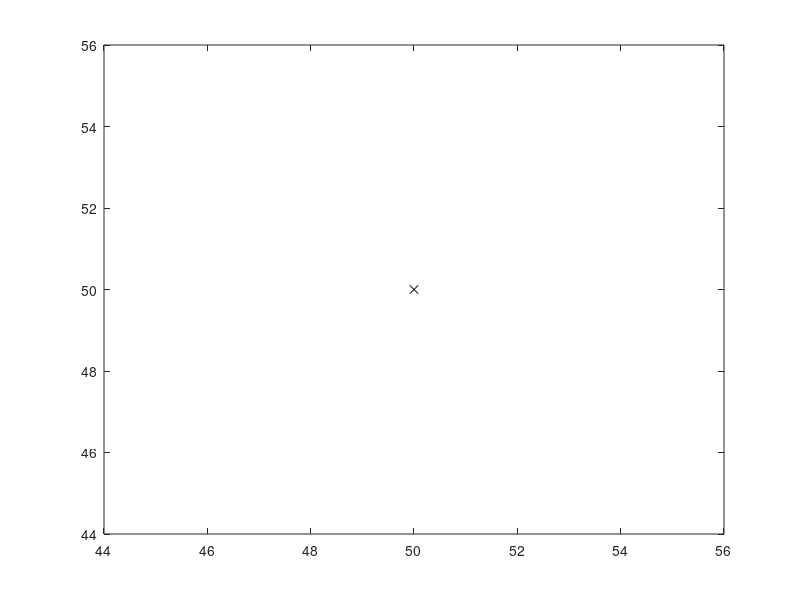

MATLAB code to generate this figure: (Note: this script raises an error after producing the figure.)
clc;
clear all;
close all;
tic

x_t = 100;  % considered length of x-axis
y_t = 100;  % considered length of y-axis
x_bs = 0.5*x_t; % x coordinate of base station
y_bs = 0.5*y_t; % y coordinate of base station
n_n = 40;  % number of nodes
n_i = round(n_n/4);    % node intervals to form 4 clusters in 4 quadrants
n_g = 20;   % number of generations
r = randperm(10,1);
r_ch = [r,r+10,r+20,r+30];
operating_nodes = n_n;
dead_nodes = 0;
temp_val = 0;
transmissions = 0;
flag1stdead = 0;
rnd = 1;  % Round of Operation

%%% Energy Values %%%
Eo = 2; % Initial Energy of a Node (in Joules)
% Energy required to run circuity (both for transmitter and receiver)
Eelec = 50*10^(-9); % units in Joules/bit
ETx = 50*10^(-9); % units in Joules/bit
ERx = 50*10^(-9); % units in Joules/bit
% Transmit Amplifier Types %
Eamp = 100*10^(-12); % units in Joules/bit/m^2 (amount of energy spent by the amplifier to transmit the bits)
% Data Aggregation Energy %
EDA = 5*10^(-9); % units in Joules/bit
% Size of data package %
k_bit = 4000; % units in bits
% random WSN creation

figure(1)
N(n_n+1).xp = x_bs;
N(n_n+1).yp = y_bs;
plot(N(n_n+1).xp,N(n_n+1).yp,'kx')
hold on
axis([0 100 0 100])

for i = 1:n_n
    
    N(i).cond = 1; % node is in operational if its value is 1 and non operational if its value is 0
    N(i).E = Eo; % alloting initial enery to nodes
    
    if (0<i) && (i<=n_i)
        N(i).xp = rand(1,1)*x_bs;    % sensor node x coordinate position
        N(i).yp = rand(1,1)*y_bs;    % sensor node y coordinate position
        N(i).type = 'SN';    % type of node
        if i == r_ch(1)
            N(i).type = 'CH';    % type of node
        end
    end
    
    if (n_i<i) && (i<=(2*n_i))
        N(i).xp = x_bs + rand(1,1)*x_bs;    % sensor node x coordinate position
        N(i).yp = rand(1,1)*y_bs;    % sensor node y coordinate position
        N(i).type = 'SN';    % type of node
        if i == r_ch(2)
            N(i).type = 'CH';    % type of node
        end
    end
    
    if ((2*n_i)<i) && (i<=(3*n_i))
        N(i).xp = rand(1,1)*x_bs;    % sensor node x coordinate position
        N(i).yp = y_bs + rand(1,1)*y_bs;    % sensor node y coordinate position
        N(i).type = 'SN';    % type of node
        if i == r_ch(3)
            N(i).type = 'CH';    % type of node
        end
    end
    
    if ((3*n_i)<i) && (i<=n_n)
        N(i).xp = x_bs + rand(1,1)*x_bs;    % sensor node x coordinate position
        N(i).yp = y_bs + rand(1,1)*y_bs;    % sensor node y coordinate position
        N(i).type = 'SN';    % type of node
        if i == r_ch(4)
            N(i).type = 'CH';    % type of node
        end
    end
    
    if N(i).type == 'CH'
        plot(N(i).xp,N(i).yp,'r*')
        hold on
    else
        plot(N(i).xp,N(i).yp,'bo')
        hold on
    end
    
    % encoding
    N(i).e = dec2bin(randperm(8,1)-1,3);    % node energy parameter
    N(i).d = dec2bin(randperm(8,1)-1,3);    % node distance parameter
    N(i).n = dec2bin(randperm(8,1)-1,3);    % node no. of neighbours parameter
    
    % chromosomes creation for initial population
    N(i).chr = strcat(N(i).e,N(i).d,N(i).n);
    
end
hold off

% total distance between all the sensors to the base station
dsbs = zeros(1,40);
for i = 1:n_n
    dsbs(i) = sqrt(((N(n_n+1).xp-N(i).xp)^2)+((N(n_n+1).yp-N(i).yp)^2));    % distance between sensor to the base station
end
tdsbs = sum(dsbs);


% generations process
while operating_nodes > 0
    
    energy = 0;
    dsch = zeros(1,40);
    
    figure(1)
    N(n_n+1).xp = x_bs;
    N(n_n+1).yp = y_bs;
    plot(N(n_n+1).xp,N(n_n+1).yp,'kx')
    hold on
    
    % total distance between all the sensors to the cluster head in respective clusters
    [tdsch,dsch] = dsch1(r_ch,N);
    
    % Energy Dissipation process
    for i = 1:n_n
        
        if (0<i) && (i<=n_i)
            % calculation of sensor node transmission energy
            if (N(i).E > 0) && (N(i).cond == 1) && (strcmp(N(i).type,'SN'))
                ETx = (Eelec * k_bit) + (Eamp * k_bit * (dsch(i))^2);
                N(i).E = N(i).E - ETx;
                energy = energy + ETx;
                ptfs(i) = ETx; % packets transmitted from source 
            elseif N(i).E <= 0  % if sensor node energy deplets
                N(i).cond = 0;
                N(i).rop = rnd;
                dead_nodes = dead_nodes + 1;
                operating_nodes = operating_nodes - 1;
            end
            % calculation of cluster head receiver energy
            if (N(r_ch(1)).E > 0) && (N(r_ch(1)).cond == 1) && (strcmp(N(r_ch(1)).type,'CH'))
                ERx = (Eelec + EDA) * k_bit;
                N(r_ch(1)).E = N(r_ch(1)).E - ERx;
                energy = energy + ERx;
                ETx = ((Eelec + EDA) * k_bit) + (Eamp * k_bit * (dsbs(r_ch(1)))^2);
                N(r_ch(1)).E = N(r_ch(1)).E - ETx;
                energy = energy + ETx;
                prbs(i) = ETx; % packets received to base station
            elseif N(r_ch(1)).E <= 0    % if cluster head energy deplets
                N(r_ch(1)).cond = 0;
                N(r_ch(1)).rop = rnd;
                dead_nodes = dead_nodes + 1;
                operating_nodes = operating_nodes - 1;
            end
        end
        
        if (n_i<i) && (i<=(2*n_i))
            % calculation of sensor node transmission energy
            if (N(i).E > 0) && (N(i).cond == 1) && (strcmp(N(i).type,'SN'))
                ETx = (Eelec * k_bit) + (Eamp * k_bit * (dsch(i))^2);
                N(i).E = N(i).E - ETx;
                energy = energy + ETx;
                ptfs(i) = ETx; % packets transmitted from source
            elseif N(i).E <= 0  % if sensor node energy deplets
                N(i).cond = 0;
                N(i).rop = rnd;
                dead_nodes = dead_nodes + 1;
                operating_nodes = operating_nodes - 1;
            end
            % calculation of cluster head receiver energy and tranmission energy
            if (N(r_ch(2)).E > 0) && (N(r_ch(2)).cond == 1) && (strcmp(N(r_ch(2)).type,'CH'))
                ERx = (Eelec + EDA) * k_bit;
                N(r_ch(2)).E = N(r_ch(2)).E - ERx;
                energy = energy + ERx;
                ETx = ((Eelec + EDA) * k_bit) + (Eamp * k_bit * (dsbs(r_ch(2)))^2);
                N(r_ch(2)).E = N(r_ch(2)).E - ETx;
                energy = energy + ETx;
                prbs(i) = ETx; % packets received to base station
            elseif N(r_ch(2)).E <= 0    % if cluster head energy deplets
                N(r_ch(2)).cond = 0;
                N(r_ch(2)).rop = rnd;
                dead_nodes = dead_nodes + 1;
                operating_nodes = operating_nodes - 1;
            end
        end

        if ((2*n_i)<i) && (i<=(3*n_i))
            % calculation of sensor node transmission energy
            if (N(i).E > 0) && (N(i).cond == 1) && (strcmp(N(i).type,'SN'))
                ETx = (Eelec * k_bit) + (Eamp * k_bit * (dsch(i))^2);
                N(i).E = N(i).E - ETx;
                energy = energy + ETx;
                ptfs(i) = ETx; % packets transmitted from source
            elseif N(i).E <= 0  % if sensor node energy deplets
                N(i).cond = 0;
                N(i).rop = rnd;
                dead_nodes = dead_nodes + 1;
                operating_nodes = operating_nodes - 1;
            end
            % calculation of cluster head receiver energy
            if (N(r_ch(3)).E > 0) && (N(r_ch(3)).cond == 1) && (strcmp(N(r_ch(3)).type,'CH'))
                ERx = (Eelec + EDA) * k_bit;
                N(r_ch(3)).E = N(r_ch(3)).E - ERx;
                energy = energy + ERx;
                ETx = ((Eelec + EDA) * k_bit) + (Eamp * k_bit * (dsbs(r_ch(3)))^2);
                N(r_ch(3)).E = N(r_ch(3)).E - ETx;
                energy = energy + ETx;
                prbs(i) = ETx; % packets received to base station
            elseif N(r_ch(3)).E <= 0    % if cluster head energy deplets
                N(r_ch(3)).cond = 0;
                N(r_ch(3)).rop = rnd;
                dead_nodes = dead_nodes + 1;
                operating_nodes = operating_nodes - 1;
            end
        end

        if ((3*n_i)<i) && (i<=n_n)
            % calculation of sensor node transmission energy
            if (N(i).E > 0) && (N(i).cond == 1) && (strcmp(N(i).type,'SN'))
                ETx = (Eelec * k_bit) + (Eamp * k_bit * (dsch(i))^2);
                N(i).E = N(i).E - ETx;
                energy = energy + ETx;
                ptfs(i) = ETx; % packets transmitted from source
            elseif N(i).E <= 0  % if sensor node energy deplets
                N(i).cond = 0;
                N(i).rop = rnd;
                dead_nodes = dead_nodes + 1;
                operating_nodes = operating_nodes - 1;
            end
            % calculation of cluster head receiver energy
            if (N(r_ch(4)).E > 0) && (N(r_ch(4)).cond == 1) && (strcmp(N(r_ch(4)).type,'CH'))
                ERx = (Eelec + EDA) * k_bit;
                N(r_ch(4)).E = N(r_ch(4)).E - ERx;
                energy = energy + ERx;
                ETx = ((Eelec + EDA) * k_bit) + (Eamp * k_bit * (dsbs(r_ch(4)))^2);
                N(r_ch(4)).E = N(r_ch(4)).E - ETx;
                energy = energy + ETx;
                prbs(i) = ETx; % packets received to base station
            elseif N(r_ch(4)).E <= 0    % if cluster head energy deplets
                N(r_ch(4)).cond = 0;
                N(r_ch(4)).rop = rnd;
                dead_nodes = dead_nodes + 1;
                operating_nodes = operating_nodes - 1;
            end
        end
        
    end
    
    if (operating_nodes < n_n) && (temp_val == 0)
        toc
        temp_val = 1;
        flag1stdead = rnd;
    end
    
    op(rnd) = operating_nodes;
    
    if energy > 0
    nrg(rnd) = energy;
    end
        
    % fitness function calculation
    for i = 1:n_n
    
        if (0<i) && (i<=n_i)
            N(i).ffnum = sqrt(((N(r_ch(1)).xp-N(i).xp)^2)+((N(r_ch(1)).yp-N(i).yp)^2));
            N(i).ffden1 = tdsbs;
            N(i).ffden2 = tdsch(1,1);
            N(i).ff = FitnessFun(N(i).chr,N(i).ffnum,N(i).ffden1,N(i).ffden2);    % fitness function values for all sensors located in 1st cluster
        end

        if (n_i<i) && (i<=(2*n_i))
            N(i).ffnum = sqrt(((N(r_ch(2)).xp-N(i).xp)^2)+((N(r_ch(2)).yp-N(i).yp)^2));
            N(i).ffden1 = tdsbs;
            N(i).ffden2 = tdsch(1,2);
            N(i).ff = FitnessFun(N(i).chr,N(i).ffnum,N(i).ffden1,N(i).ffden2);   % fitness function values for all sensors located in 2nd cluster
        end

        if ((2*n_i)<i) && (i<=(3*n_i))
            N(i).ffnum = sqrt(((N(r_ch(3)).xp-N(i).xp)^2)+((N(r_ch(3)).yp-N(i).yp)^2));
            N(i).ffden1 = tdsbs;
            N(i).ffden2 = tdsch(1,3);
            N(i).ff = FitnessFun(N(i).chr,N(i).ffnum,N(i).ffden1,N(i).ffden2);   % fitness function values for all sensors located in 3rd cluster
        end

        if ((3*n_i)<i) && (i<=n_n)
            N(i).ffnum = sqrt(((N(r_ch(4)).xp-N(i).xp)^2)+((N(r_ch(4)).yp-N(i).yp)^2));
            N(i).ffden1 = tdsbs;
            N(i).ffden2 = tdsch(1,4);
            N(i).ff = FitnessFun(N(i).chr,N(i).ffnum,N(i).ffden1,N(i).ffden2);   % fitness function values for all sensors located in 4th cluster
        end

    end
    
    % probability density function
    pdf = ProDenFun(N);
    for i = 1:n_n
        N(i).pdf = pdf(i);
    end
    mpdf(1,1) = max(pdf(1:n_i));
    mpdf(1,2) = max(pdf((n_i+1):(2*n_i)));
    mpdf(1,3) = max(pdf(((2*n_i)+1):(3*n_i)));
    mpdf(1,4) = max(pdf(((3*n_i)+1):n_n));
    
    % assigning new cluster heads for the next generation
    for i = 1:n_n
        
        if (0<i) && (i<=n_i)
            if N(i).pdf == mpdf(1,1)
                N(i).type = 'CH';    % assigning this node as cluster head
                r_ch(1) = i;
            else
                N(i).type = 'SN';
            end
        end

        if (n_i<i) && (i<=(2*n_i))
            if N(i).pdf == mpdf(1,2)
                N(i).type = 'CH';    % assigning this node as cluster head
                r_ch(2) = i;
            else
                N(i).type = 'SN';
            end
        end

        if ((2*n_i)<i) && (i<=(3*n_i))
            if N(i).pdf == mpdf(1,3)
                N(i).type = 'CH';    % assigning this node as cluster head
                r_ch(3) = i;
            else
                N(i).type = 'SN';
            end
        end

        if ((3*n_i)<i) && (i<=n_n)
            if N(i).pdf == mpdf(1,4)
                N(i).type = 'CH';    % assigning this node as cluster head
                r_ch(4) = i;
            else
                N(i).type = 'SN';
            end
        end
        
        if N(i).type == 'CH'
            plot(N(i).xp,N(i).yp,'r*')
            hold on
        else
            plot(N(i).xp,N(i).yp,'bo')
            hold on
        end
        
    end
    
    % Crossover operation to generate new population for next generation
    i = 1;
    A = 1:n_n;
    while (i <= (n_n/2))

        B = A(randperm(length(A),1));
        A(A==B) = [];
        C = A(randperm(length(A),1));
        A(A==C) = [];

        D = strcat(N(B).chr(1:5),N(C).chr(6:9));
        E = strcat(N(C).chr(1:5),N(B).chr(6:9));

        N(B).chr = D;
        N(C).chr = E;

        i = i+1;

    end
    
    tprbs(rnd) = sum(prbs);
    tptfs(rnd) = sum(ptfs);
    
    pdr1(rnd) = tprbs(rnd)/tptfs(rnd);

    hold off
    rnd = rnd+1;
    
end
toc

figure(2)
plot(op,'-r','Linewidth',2)
pdr = flip(pdr1);
title ({'GA based clustering algorithm'; 'Operating Nodes per Round';})
xlabel 'Rounds';
ylabel 'Operational Nodes';
figure(3)
plot(pdr)
title ({'GA based clustering algorithm'; 'Packet Delivery Ratio per Round';})
xlabel 'Rounds';
ylabel 'Packet Delivery Ratio';
figure(4)
plot(nrg)
title ({'GA based clustering algorithm'; 'Energy consumption per Round';})
xlabel 'Rounds';
ylabel 'Energy';